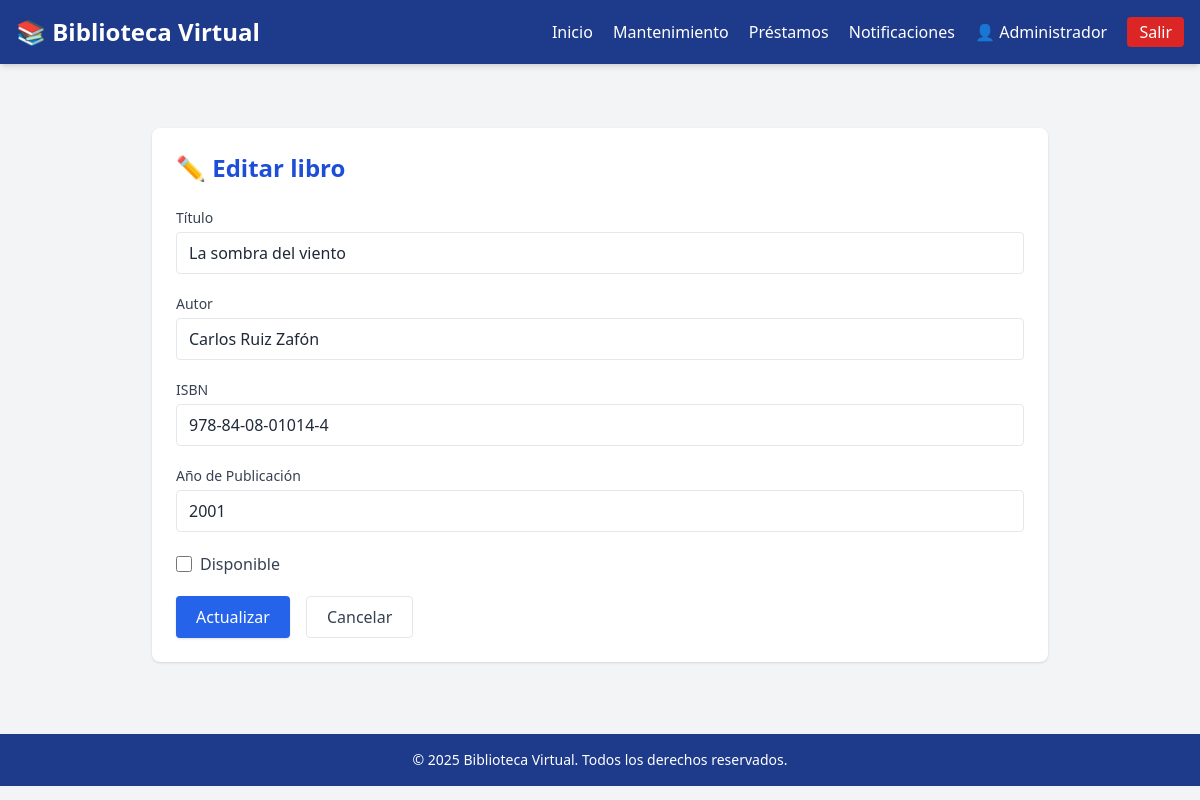
The page /index.php?action=editar&id=6 (signed in) on the database its author committed.
### tables this page shows
CREATE TABLE `libro` (
  `id` int(11) NOT NULL,
  `titulo` varchar(255) NOT NULL,
  `autor` varchar(255) DEFAULT NULL,
  `isbn` varchar(20) DEFAULT NULL,
  `ano_publicacion` year(4) DEFAULT NULL,
  `disponible` tinyint(1) DEFAULT 1,
  `creado_en` timestamp NOT NULL DEFAULT current_timestamp()
);

### controllers/LibroController.php (called while the page is built, shortened)
<?php
require_once __DIR__ . '/../models/Libro.php';
class LibroController
{
    private Libro $model;
    public function __construct(PDO $pdo)
    {
        $this->model    = new Libro($pdo);
    }
    public function editar(): void
    {
        $id    = intval($_GET['id'] ?? 0);
        $libro = $this->model->getById($id);
        $data   = [
            'titulo'          => $libro['titulo'],
            'autor'           => $libro['autor'],
            'isbn'            => $libro['isbn'],
            'ano_publicacion' => $libro['ano_publicacion'],
            'disponible'      => $libro['disponible'],
        ];
        include __DIR__ . '/../views/header.php';
        include __DIR__ . '/../views/libros/form.php';
        include __DIR__ . '/../views/footer.php';
    }
}

### models/Libro.php (called while the page is built, shortened)
<?php
class Libro
{
    private $pdo;
    public function __construct(PDO $pdo)
    {
        $this->pdo = $pdo;
    }
    public function getById(int $id): ?array
    {
        $stmt = $this->pdo->prepare("SELECT * FROM libro WHERE id = ?");
        $stmt->execute([$id]);
        return $stmt->fetch() ?: null;
    }
}

### views/libros/form.php (the view, shortened to what this page needs)
<div class="max-w-4xl mx-auto mt-10 bg-white p-6 shadow rounded-lg">
  <?php
    $isEdit = ($_GET['action'] ?? '') === 'editar';
    $actionUrl = $isEdit
      ? "index.php?action=editar&id=" . intval($_GET['id'])
      : "index.php?action=crear";
  ?>
  <h2 class="text-2xl font-bold mb-6 text-blue-700 flex items-center gap-2">
    <?= $isEdit ? '✏️ Editar libro' : '➕ Agregar nuevo libro' ?>
  </h2>
  <form method="post" action="<?= $actionUrl ?>" class="space-y-5">
    <div>
      <label for="titulo" class="block text-sm font-medium text-gray-700 mb-1">Título</label>
      <input type="text" id="titulo" name="titulo"
             value="<?= htmlspecialchars($data['titulo'] ?? '') ?>"
             class="w-full border rounded px-3 py-2 focus:outline-none focus:ring-2 focus:ring-blue-400" required>
    </div>
    <div>
      <label for="autor" class="block text-sm font-medium text-gray-700 mb-1">Autor</label>
      <input type="text" id="autor" name="autor"
             value="<?= htmlspecialchars($data['autor'] ?? '') ?>"
             class="w-full border rounded px-3 py-2 focus:outline-none focus:ring-2 focus:ring-blue-400" required>
    </div>
    <div>
      <label for="isbn" class="block text-sm font-medium text-gray-700 mb-1">ISBN</label>
      <input type="text" id="isbn" name="isbn"
             value="<?= htmlspecialchars($data['isbn'] ?? '') ?>"
             class="w-full border rounded px-3 py-2 focus:outline-none focus:ring-2 focus:ring-blue-400" required>
    </div>
    <div>
      <label for="ano_publicacion" class="block text-sm font-medium text-gray-700 mb-1">Año de Publicación</label>
      <input type="number" id="ano_publicacion" name="ano_publicacion"
             min="1000" max="<?= date('Y') ?>"
             value="<?= htmlspecialchars($data['ano_publicacion'] ?? '') ?>"
             class="w-full border rounded px-3 py-2 focus:outline-none focus:ring-2 focus:ring-blue-400" required>
    </div>
    <div class="flex items-center space-x-2">
      <input type="checkbox" id="disponible" name="disponible" value="1"
             <?= !empty($data['disponible']) ? 'checked' : '' ?>
             class="h-4 w-4 text-blue-600 border-gray-300 rounded">
      <label for="disponible" class="text-gray-700">Disponible</label>
    </div>
    <div class="flex space-x-4">
      <button type="submit"
              class="bg-blue-600 hover:bg-blue-700 text-white font-medium px-5 py-2 rounded shadow transition">
        <?= $isEdit ? 'Actualizar' : 'Guardar' ?>
      </button>
      <a href="index.php?action=mantenimiento"
         class="px-5 py-2 border rounded text-gray-700 hover:bg-gray-100 transition">Cancelar</a>
    </div>
  </form>
</div>

### rows shown on the page
libro: titulo "La sombra del viento", autor "Carlos Ruiz Zafón", isbn "978-84-08-01014-4", ano_publicacion "2001"

### other values the page prints
$_SESSION['user']['name'] "Administrador"
